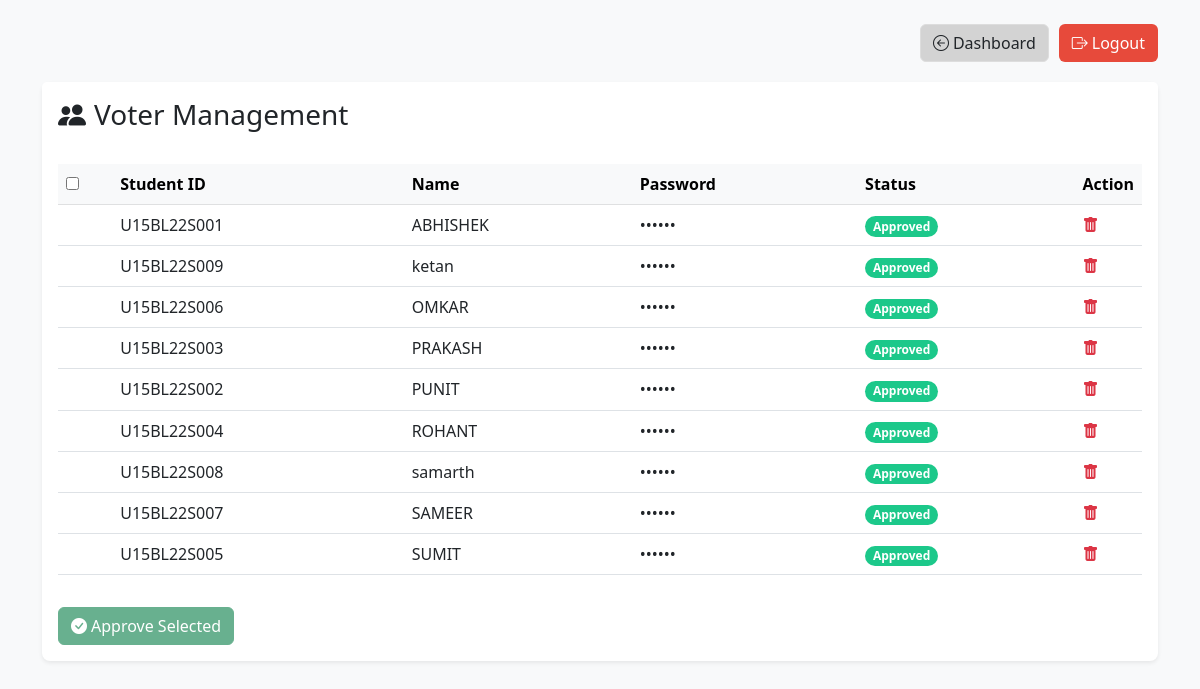
/voter_manage.php (signed in), run on the app's committed database.
### tables this page shows
CREATE TABLE `voters` (
  `student_id` varchar(20) NOT NULL,
  `name` varchar(100) DEFAULT NULL,
  `password` varchar(255) DEFAULT NULL,
  `approved` tinytext DEFAULT '0',
  `voted_for` varchar(20) DEFAULT NULL
);

### voter_manage.php (the view, shortened to what this page needs)
<?php
include 'db.php';
$voters = $conn->query("SELECT * FROM voters ORDER BY approved ASC, name ASC");
?>
<!DOCTYPE html>
<html lang="en">
<head>
    <link href="https://cdn.jsdelivr.net/npm/bootstrap@5.3.0/dist/css/bootstrap.min.css" rel="stylesheet">
    <link rel="stylesheet" href="https://cdn.jsdelivr.net/npm/bootstrap-icons@1.10.5/font/bootstrap-icons.css">
</head>
<body class="bg-light">
    <div class="container py-4">
        <div class="header-actions">
            <a href="admin_dashboard.php" class="btn btn-dashboard"><i class="bi bi-arrow-left-circle me-1"></i>Dashboard</a>
            <a href="logout.php" class="btn btn-logout"><i class="bi bi-box-arrow-right me-1"></i>Logout</a>
        </div>
        <div class="management-card card border-0 shadow-sm mb-4">
            <div class="card-header bg-white border-0 py-3">
                <h3 class="card-title mb-0"><i class="bi bi-people-fill me-2"></i>Voter Management</h3>
            </div>
            <div class="card-body">
                <form method="POST" id="voterForm">
                    <div class="table-responsive">
                        <table class="table table-hover align-middle">
                            <thead class="table-light">
                                <tr>
                                    <th width="5%"><input type="checkbox" id="selectAll"></th>
                                    <th>Student ID</th>
                                    <th>Name</th>
                                    <th>Password</th>
                                    <th>Status</th>
                                    <th width="5%">Action</th>
                                </tr>
                            </thead>
                            <tbody>
                                <?php if ($voters->num_rows > 0): ?>
                                    <?php while ($voter = $voters->fetch_assoc()): ?>
                                        <tr>
                                            <td>
                                            </td>
                                            <td><?= htmlspecialchars($voter['student_id']) ?></td>
                                            <td><?= htmlspecialchars($voter['name']) ?></td>
                                            <td>••••••</td>
                                            <td>
                                                <span class="badge rounded-pill <?= $voter['approved'] ? 'badge-approved' : 'badge-pending' ?>">
                                                    <?= $voter['approved'] ? 'Approved' : 'Pending' ?>
                                                </span>
                                            </td>
                                            <td>
                                                <a href="?delete=<?= urlencode($voter['student_id']) ?>" class="text-danger action-btn" onclick="return confirm('Are you sure you want to delete this voter?')">
                                                    <i class="bi bi-trash-fill"></i>
                                                </a>
                                            </td>
                                        </tr>
                                    <?php endwhile; ?>
                                <?php else: ?>
                                    <tr>
                                        <td colspan="6" class="text-center">No voters found</td>
                                    </tr>
                                <?php endif; ?>
                            </tbody>
                        </table>
                    </div>
                    <?php if ($voters->num_rows > 0): ?>
                        <button type="submit" name="approve_selected" class="btn btn-success mt-3" id="approveBtn">
                            <i class="bi bi-check-circle-fill me-1"></i>Approve Selected
                        </button>
                    <?php endif; ?>
                </form>
            </div>
        </div>
    </div>
</body>
</html>

### voter_manage.php (style rules this page uses)
:root { --primary: #4e73df; --success: #1cc88a; --danger: #e74a3b; --warning: #f6c23e; }
.management-card { border-radius: 0.5rem; box-shadow: 0 0.15rem 1.75rem 0 rgba(58, 59, 69, 0.1); }
.header-actions { display: flex; gap: 10px; justify-content: flex-end; margin-bottom: 20px; }
.btn-dashboard { background: lightgrey; border: 1px solid #ddd; }
.btn-logout { background: var(--danger); color: white; }
.badge-approved { background-color: var(--success); }

### data on the page
voters: student_id "U15BL22S001", name "ABHISHEK", approved "Approved"
voters: student_id "U15BL22S009", name "ketan", approved "Approved"
voters: student_id "U15BL22S006", name "OMKAR", approved "Approved"
voters: student_id "U15BL22S003", name "PRAKASH", approved "Approved"
voters: student_id "U15BL22S002", name "PUNIT", approved "Approved"
voters: student_id "U15BL22S004", name "ROHANT", approved "Approved"
voters: student_id "U15BL22S008", name "samarth", approved "Approved"
voters: student_id "U15BL22S007", name "SAMEER", approved "Approved"
voters: student_id "U15BL22S005", name "SUMIT", approved "Approved"
